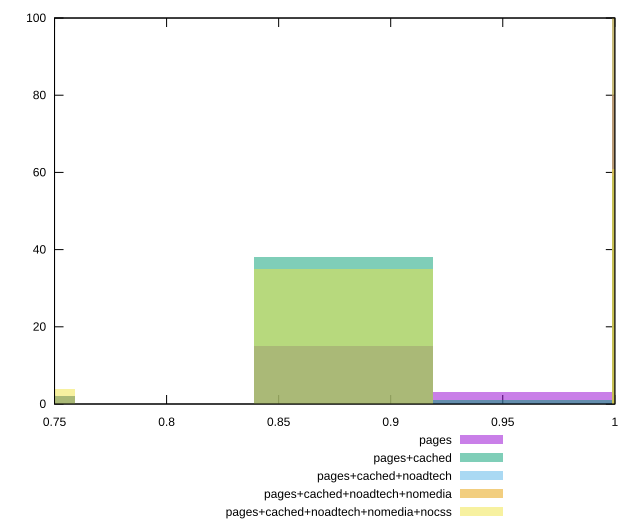

Write gnuplot code to recreate this figure.
reset

$pages <<EOF
1.038777464729261 80
0.8789655470786054 15
0.7191536294279499 2
0.9588715059039332 3
EOF

$pagesCached <<EOF
0.8789655470786054 38
1.038777464729261 59
0.7191536294279499 2
0.9588715059039332 1
EOF

$pagesCachedNoadtech <<EOF
1.038777464729261 100
EOF

$pagesCachedNoadtechNomedia <<EOF
1.038777464729261 100
EOF

$pagesCachedNoadtechNomediaNocss <<EOF
0.8789655470786054 35
1.038777464729261 61
0.7191536294279499 4
EOF

set key outside below
set boxwidth 0.07990595882532776
set xrange [0.75:1]
set yrange [0:100]
set trange [0:100]
set style fill transparent solid 0.5 noborder
set terminal svg size 640, 530 enhanced background rgb 'white'
set output "report_00009_2021-02-08T22-37-41.559Z/unminified-javascript/comparison/histogram/all_score.svg"

plot $pages title "pages" with boxes, \
     $pagesCached title "pages+cached" with boxes, \
     $pagesCachedNoadtech title "pages+cached+noadtech" with boxes, \
     $pagesCachedNoadtechNomedia title "pages+cached+noadtech+nomedia" with boxes, \
     $pagesCachedNoadtechNomediaNocss title "pages+cached+noadtech+nomedia+nocss" with boxes

reset
